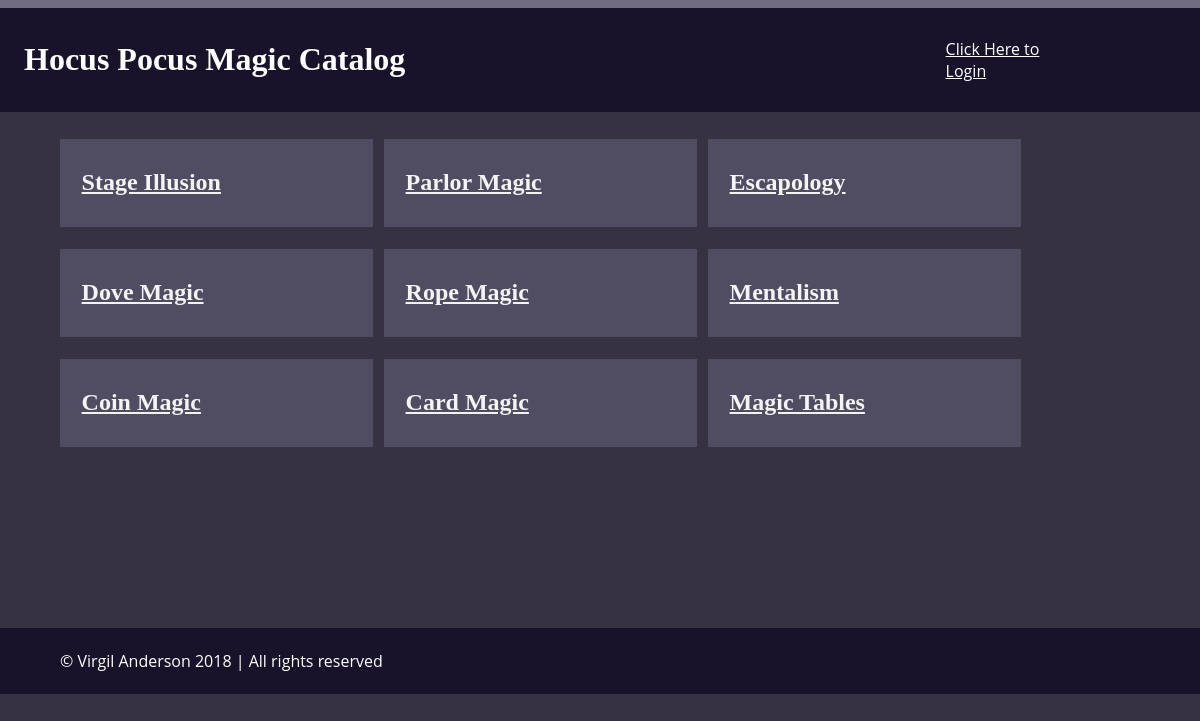
The app's page /catalog, older data.
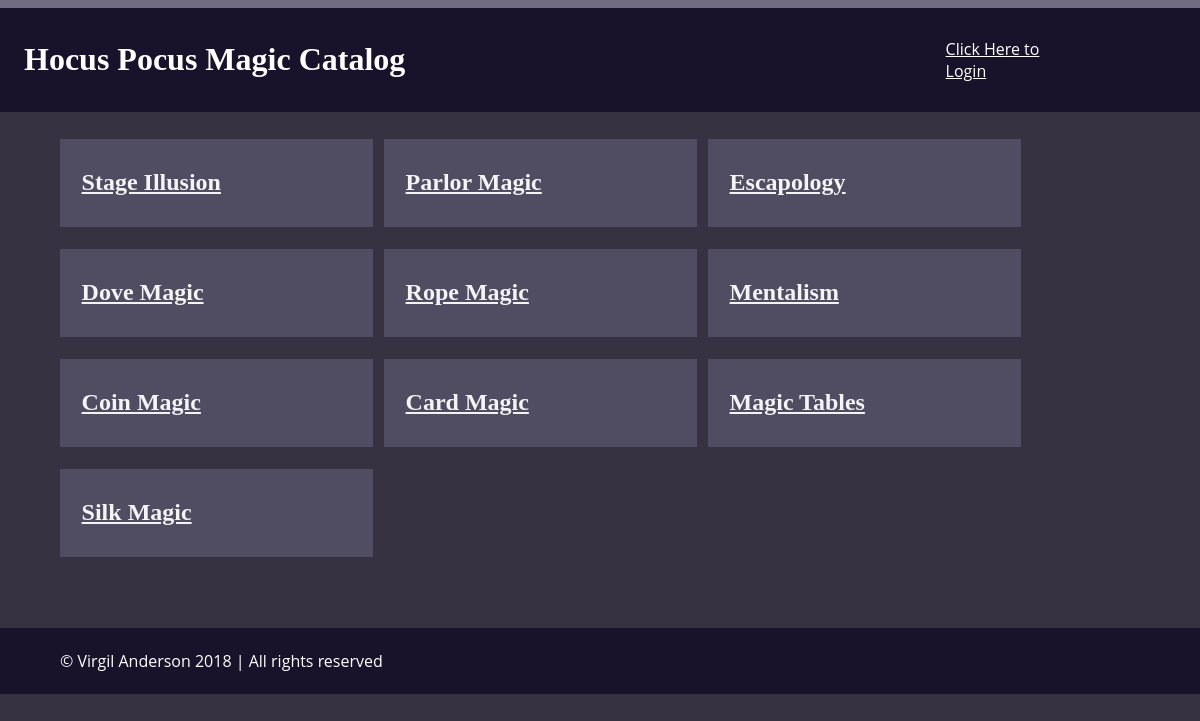
The same page, newer data.
### database_setup.py (models this page shows, shortened)
class magicCategory(Base):
    __tablename__ = 'magicCategory'
    id = Column(Integer, primary_key=True)
    name = Column(String(80), nullable=False)
    user_id = Column(Integer, ForeignKey('user.id'))
    user = relationship(User)

### project.py (the view)
@app.route('/')
@app.route('/catalog')
def showCatalog():
    c = session.query(magicCategory).all()
    t = 'Magic Catalog'
    m = ''
    if not c:
        m = "There are no magic categories..."
    if 'username' not in login_session:
        return render_template('publicCatalog.html', c=c, message=m, t=t)
    else:
        p = login_session['picture']
        return render_template('catalog.html', c=c, message=m, t=t, p=p)

### templates/publicCatalog.html (shortened to what this page needs)
{% extends "main.html" %}
{% block content %}
{% include "header.html" %}
<main>
  <section class='flex-row'>
    {% for c in c%}
    <div class='category'>
      <h2>
        <a href='{{url_for('showCategory', cat_id = c.id)}}'>{{c.name}}</a>
      </h2>
    </div>
    {% endfor %}
  </section>
</main>
{% include "footer.html" %}
{% endblock %}

### templates/main.html (shortened to what this page needs)
<!DOCTYPE html>
<html lang="en">
	<head>
    <link rel=stylesheet type=text/css href="{{ url_for('static', filename='styles.css') }}">
	</head>
	<body>
			{% block content %}
			{% endblock %}
	</body>
</html>

### templates/header.html (shortened to what this page needs)
<header>
  <div class='flex-container'>
    <div class='logo'>
      <h1>Hocus Pocus Magic Catalog</h1>
    </div>
    <div class='signIn'>
      {%if 'username' not in session %}
      <a href="{{url_for('showLogin')}}">Click Here to Login </a>
      {% endif %}
    </div>
  </div>
</header>

### templates/footer.html
<footer>
  <p>&copy; Virgil Anderson 2018 | All rights reserved</p>
</footer>

### static/styles.css (style rules this page uses)
body { font-family: 'Open Sans', sans-serif; font-size: 1em; background-color: #363242; background-image: url(background.jpg); background-position: center; background-repeat: none; background-attachment: fixed; background-size: cover; margin: 0; padding: 0; color: white; }
h1, h2, h3, h4, h5, h6 { font-family: "Times New Roman", Times, serif; color: white; }
a { color: white; }
header { margin: 0; padding: 1% 2%; width: 96%; background-color: #18132B; border-top: 8px solid #716C82; }
.logo { width: 80%; }
.signIn { width: 10%; }
.flex-container { display: flex; flex-direction: row; align-items: center; flex-wrap: wrap; }
main { width: 90%; margin: 0; padding: 0 5%; min-height: 500px; }
.flex-row { display: flex; flex-direction: row; align-items: center; flex-wrap: wrap; }
.category { width: 25%; margin: 1% 1% 1% 0; padding: 1% 2%; background-color: #534E64; opacity: .95; }
footer { width: 90%; margin: 0; padding: .5% 5%; background-color: #18132B; color: white; }

Row changes from the older to the newer data that the page shows:
added magicCategory: name "Silk Magic"
